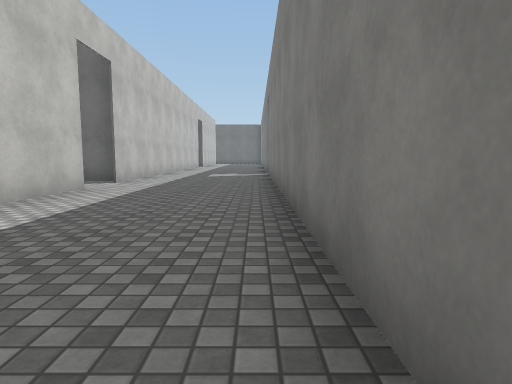
View 1 (above)

24 first-person views from a walk through a scene from a Unity 3-D project. The camera is 1.2 m above the floor, tilts 6° down and sees 75° across. Doors are open. The floor is counted in squares, 2 m on a side. Each view is taken from the middle of a square. On the plan, view 1 faces up. The plan holds only what a view shows up to about 10 squares ahead; the rest is blank. The place goes on beyond the plan. Surface patterns are stand-ins for the level's own textures.

View 2
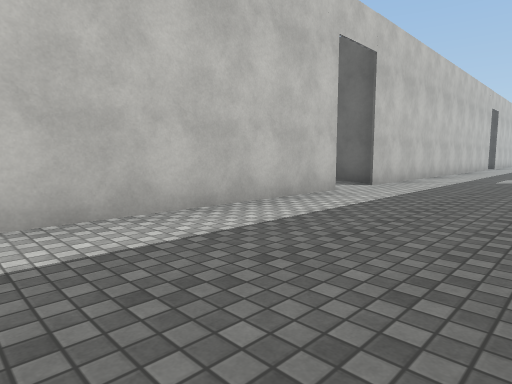

View 3
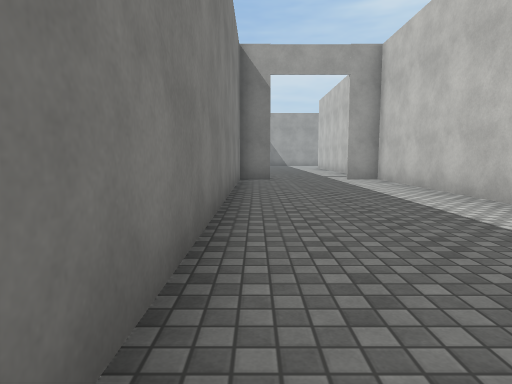

View 4
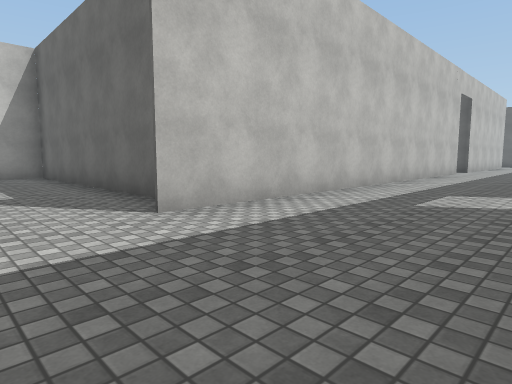

View 5
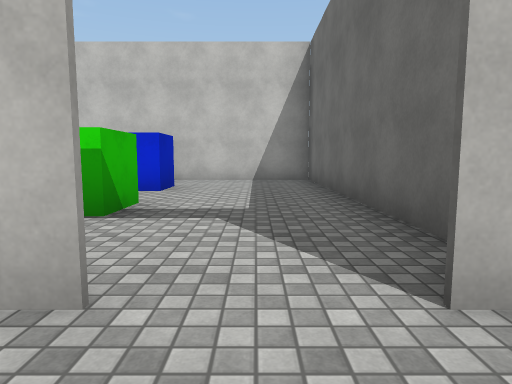

View 6
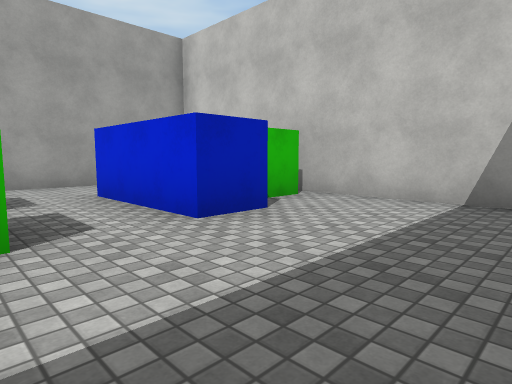

View 7
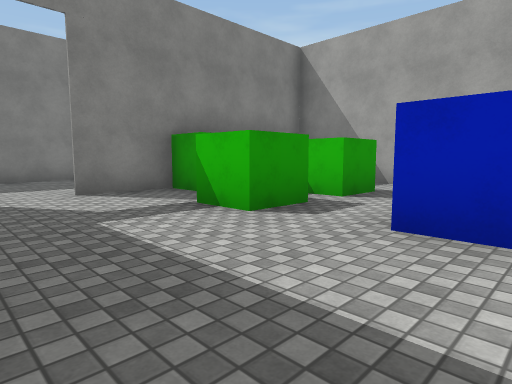

View 8
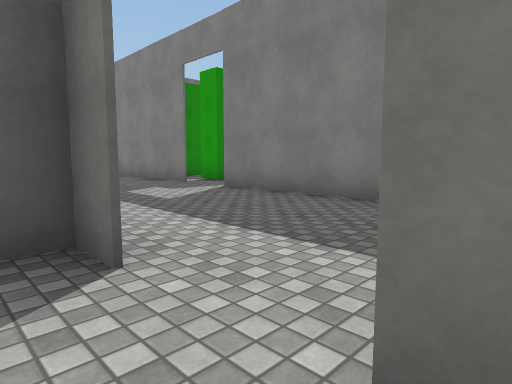

View 9
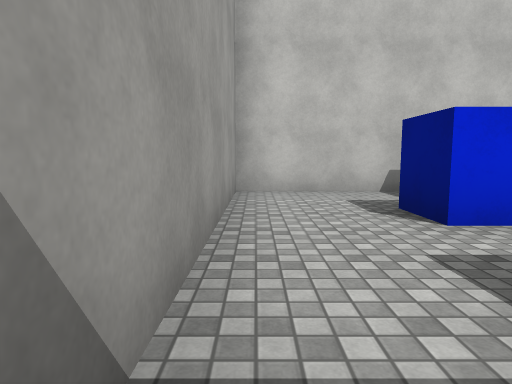

View 10
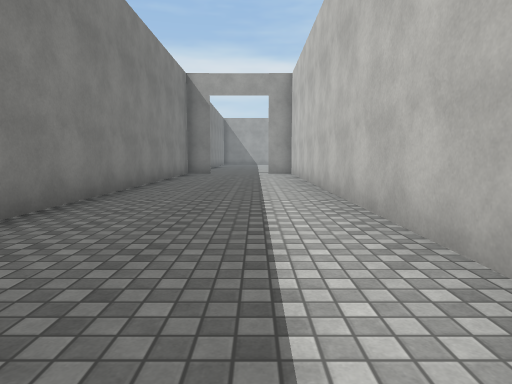

View 11
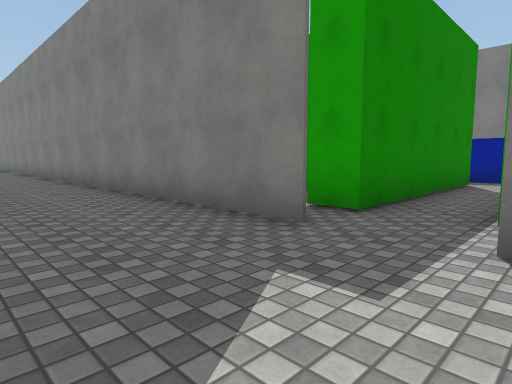

View 12
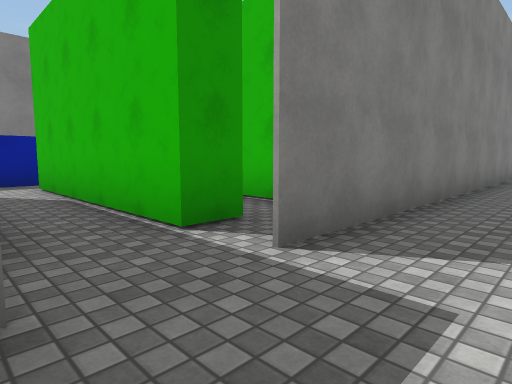

View 13
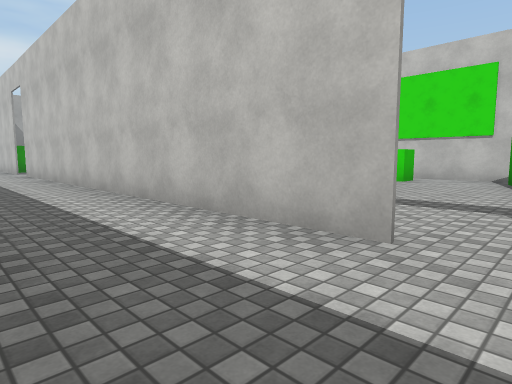

View 14
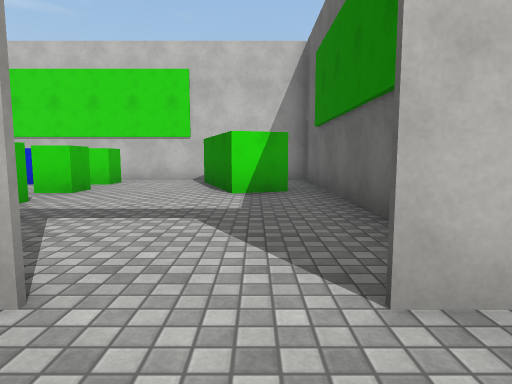

View 15
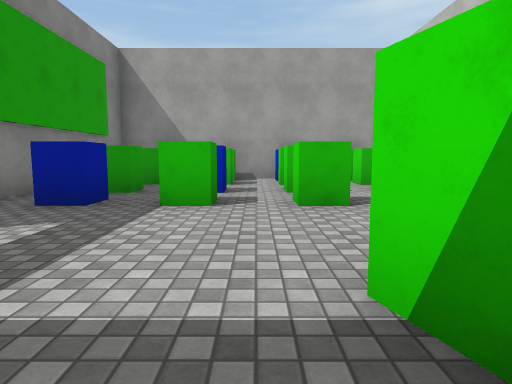

View 16
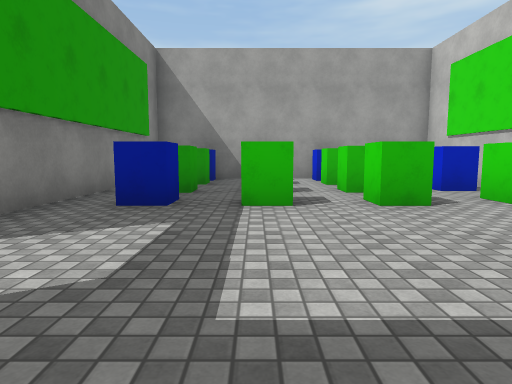

View 17
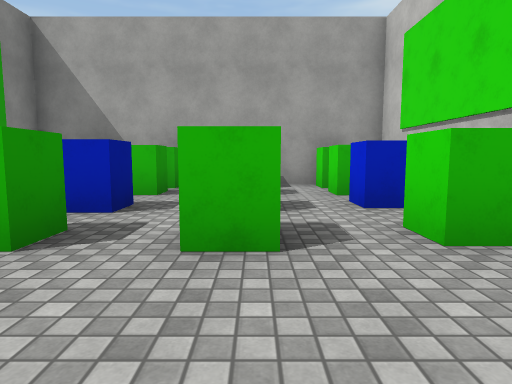

View 18
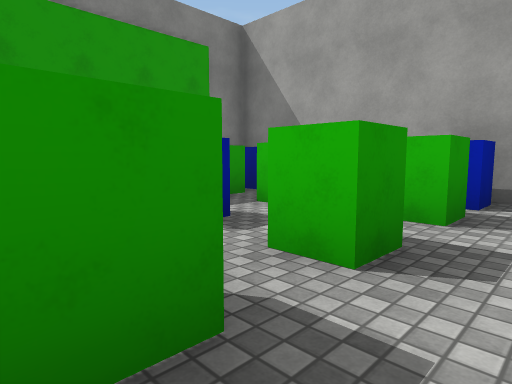

View 19
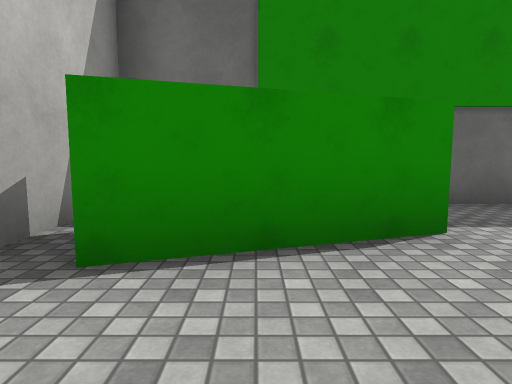

View 20
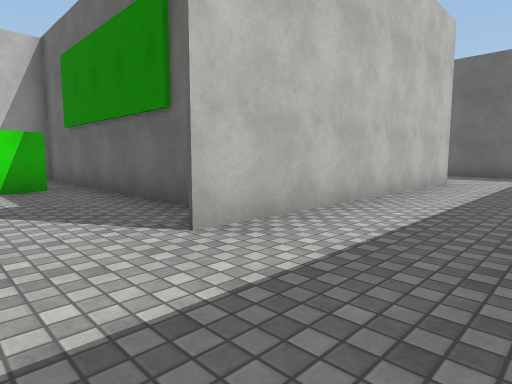

View 21
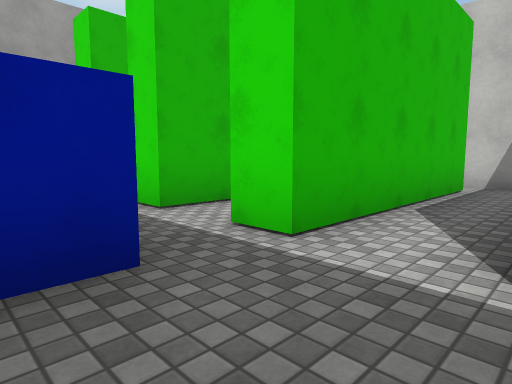

View 22
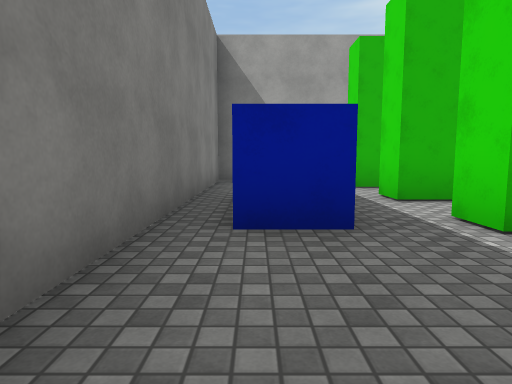

View 23
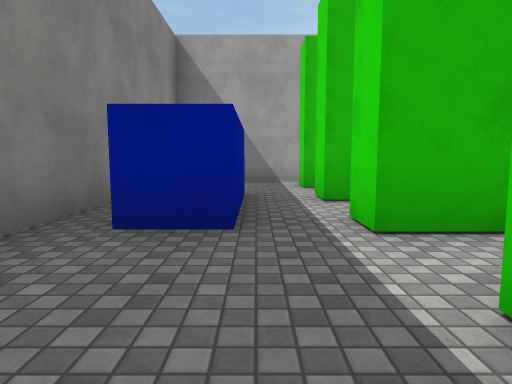

View 24
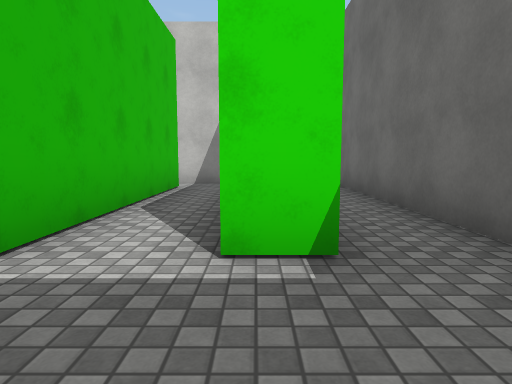

### Floor plan
Ten units are one square. View 1 is at (0, 0); x grows to the right and y downward. Boxes are objects, and circles mark ways between rooms. Rooms are numbered by the first view taken in them; rooms with no view inside come last. Other rooms are left out.
<svg viewBox="-113 -279 207 334">
<path fill="none" stroke="#000" d="M-33 -64 -33 49 -24 49M4 -128 4 -175M4 46 4 -114M-5 49 5 49M-33 -191 -33 -78M-90 -53 -79 -53 -79 -27 -90 -27M-41 -46 -33 -46 -33 -64M-33 -78 -33 -84 -108 -84 -108 -7 -54 -7M-33 -274 -33 -205M4 -175 4 -229M-65 -162 -65 -169 -58 -169M-82 -162 -82 -169 -75 -169 -75 -162M-65 -148 -65 -154 -59 -154M-82 -148 -82 -154 -75 -154 -75 -148M-100 -169 -93 -169 -93 -161M-100 -151 -93 -151 -93 -145M-78 -206 -75 -196 -101 -187M-93 -139 -93 -131M-65 -131 -65 -138 -58 -138M-108 -191 -108 -156M-33 -146 -33 -176M-49 -131 -49 -138 -45 -138M-108 -141 -108 -136M-49 -126 -42 -126M-65 -121 -65 -128M-93 -126 -93 -120M-44 -213 -76 -213M-82 -119 -82 -126 -75 -126 -75 -120M-99 -117 -34 -117M61 -155 61 -148M72 -133 82 -133M14 -135 61 -135M89 -134 89 -149M5 -142 5 -132M58 -168 10 -168M61 -135 61 -128 14 -128 14 -135M14 -115 61 -115M72 -116 72 -133M89 -114 89 -134M55 -96 61 -96M20 -96 28 -96M61 -115 61 -108M14 -108 14 -115M72 -106 72 -116M89 -94 89 -114M-76 -213 -108 -213 -108 -191"/>
<rect x="-105" y="-45" width="10" height="10" fill="#bbb"><title>green cube</title></rect>
<rect x="-65" y="-35" width="10" height="10" fill="#bbb"><title>green cube</title></rect>
<rect x="-65" y="-55" width="10" height="10" fill="#bbb"><title>green cube</title></rect>
<circle cx="-30" cy="-70" r="3" fill="#2a7"/>
<circle cx="-15" cy="-175" r="3" fill="#2a7"/>
<circle cx="0" cy="-120" r="3" fill="#2a7"/>
<circle cx="-30" cy="-195" r="3" fill="#2a7"/>
<circle cx="-80" cy="-210" r="3" fill="#2a7"/>
<circle cx="75" cy="-150" r="3" fill="#2a7"/>
<circle cx="10" cy="-130" r="3" fill="#2a7"/>
<circle cx="70" cy="-130" r="3" fill="#2a7"/>
<circle cx="10" cy="-110" r="3" fill="#2a7"/>
<circle cx="70" cy="-110" r="3" fill="#2a7"/>
<text x="-20" y="-50">1</text>
<text x="-70" y="-50">2</text>
<text x="-10" y="-230">3</text>
<text x="-70" y="-170">4</text>
<text x="50" y="-140">5</text>
<text x="40" y="-160">6</text>
<text x="40" y="-120">7</text>
<text x="40" y="-100">8</text>
<text x="-90" y="-210">9</text>
</svg>
Room 1 opens to room 2. Room 1 opens to room 3. Room 1 opens to room 7. Room 3 opens to room 4. Room 4 opens to room 9. Room 5 opens to room 6. Room 5 opens to room 7. Room 7 opens to room 8.

Where each view was taken, in squares from view 1:
view 1: 0 up, 0 right, facing up
view 2: 1 up, 0 right, facing up-left
view 3: 4 up, 0 right, facing down
view 4: 6 up, 0 right, facing up-left
view 5: 7 up, 2 left, facing left
view 6: 8 up, 6 left, facing down-left
view 7: 8 up, 9 left, facing down-right
view 8: 6 up, 4 left, facing up-right
view 9: 1 up, 5 left, facing left
view 10: 7 up, 2 left, facing down
view 11: 11 up, 2 left, facing up-right
view 12: 13 up, 1 left, facing down-right
view 13: 20 up, 1 left, facing down-left
view 14: 20 up, 2 left, facing left
view 15: 21 up, 7 left, facing down
view 16: 21 up, 6 left, facing down
view 17: 19 up, 8 left, facing down
view 18: 17 up, 9 left, facing down-right
view 19: 17 up, 9 left, facing up
view 20: 19 up, 1 left, facing up-left
view 21: 15 up, 8 right, facing down-left
view 22: 16 up, 8 right, facing down
view 23: 16 up, 7 right, facing down
view 24: 15 up, 8 right, facing left
